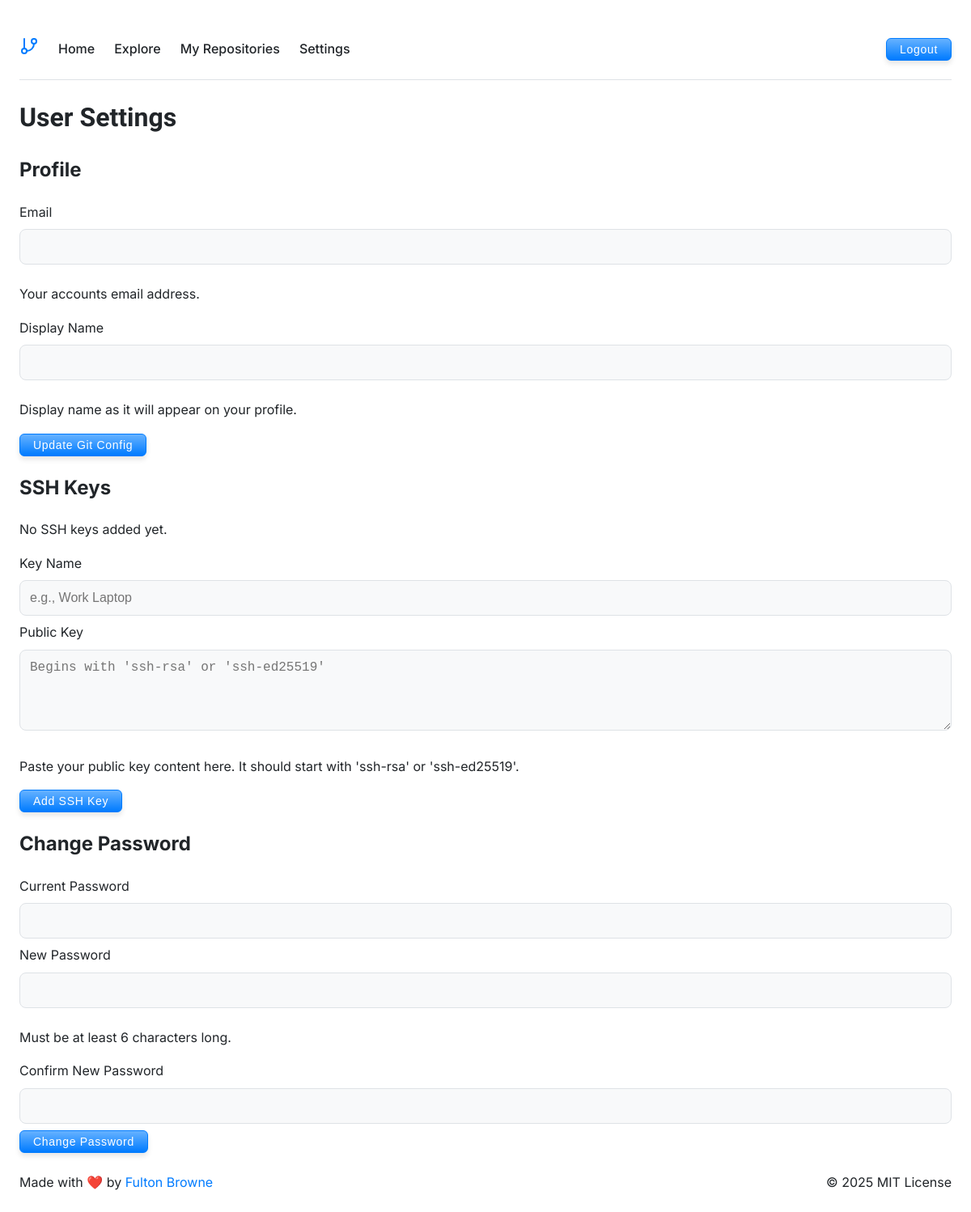
The page /user_settings.php (signed in) on the database as committed earlier.
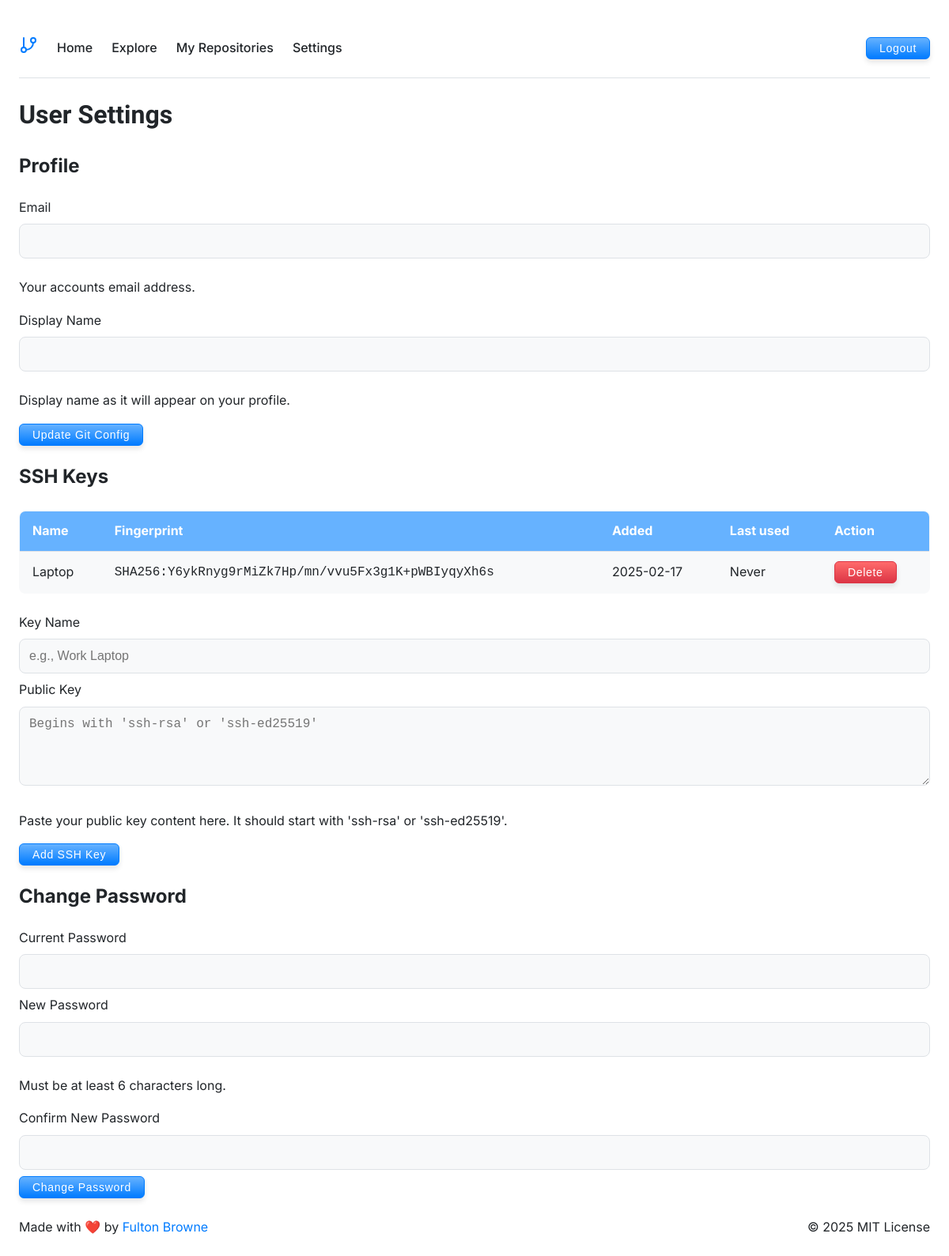
The same page on the database as committed later.
### tables this page shows
CREATE TABLE ssh_keys (
            id INTEGER PRIMARY KEY AUTOINCREMENT,
            user_id INTEGER NOT NULL,
            name TEXT NOT NULL,
            public_key TEXT NOT NULL,
            fingerprint TEXT NOT NULL,
            created_at DATETIME DEFAULT CURRENT_TIMESTAMP,
            last_used_at DATETIME,
            FOREIGN KEY (user_id) REFERENCES users(id),
            UNIQUE(user_id, fingerprint)
        );

### includes/auth.php (called while the page is built, shortened)
<?php
function isLoggedIn() {
    return isset($_SESSION['user_id']);
}

### user_settings.php (the view, shortened to what this page needs)
<?php
require_once 'includes/auth.php';
$db = Database::getInstance();
$stmt = $db->prepare('
    SELECT username, git_email, git_name
    FROM users
    WHERE id = :user_id
');
$stmt->bindValue(':user_id', $_SESSION['user_id'], SQLITE3_INTEGER);
$user = $stmt->execute()->fetchArray(SQLITE3_ASSOC);
$stmt = $db->prepare('
    SELECT id, name, fingerprint, created_at, last_used_at
    FROM ssh_keys
    WHERE user_id = :user_id
    ORDER BY created_at DESC
');
$stmt->bindValue(':user_id', $_SESSION['user_id'], SQLITE3_INTEGER);
$result = $stmt->execute();
$sshKeys = [];
while ($row = $result->fetchArray(SQLITE3_ASSOC)) {
    $sshKeys[] = $row;
}
?>
<!DOCTYPE html>
<html>
<head>
    <link rel="stylesheet" href="style.css">
</head>
<body>
    <?php include 'includes/header.php'; ?>
    <div class="settings-container">
        <h1>User Settings</h1>
        <section class="settings-section">
            <h2>Profile</h2>
            <form method="post" class="settings-form">
                <div class="form-group">
                    <label for="git_email">Email</label>
                    <input type="email" name="git_email" id="git_email"
                           value="<?php echo htmlspecialchars($user['git_email'] ?? ''); ?>" required>
                    <p class="help-text">
                        Your accounts email address.
                    </p>
                </div>
                <div class="form-group">
                    <label for="git_name">Display Name</label>
                    <input type="text" name="git_name" id="git_name"
                           value="<?php echo htmlspecialchars($user['git_name'] ?? ''); ?>" required>
                    <p class="help-text">
                        Display name as it will appear on your profile.
                    </p>
                </div>
                <button type="submit" class="btn-primary">Update Git Config</button>
            </form>
        </section>
        <section class="settings-section">
            <h2>SSH Keys</h2>
            <div class="ssh-keys-list">
                <?php if (!empty($sshKeys)): ?>
                    <table class="ssh-keys-table">
                        <thead>
                            <tr>
                                <th>Name</th>
                                <th>Fingerprint</th>
                                <th>Added</th>
                                <th>Last used</th>
                                <th>Action</th>
                            </tr>
                        </thead>
                        <tbody>
                            <?php foreach ($sshKeys as $key): ?>
                                <tr>
                                    <td><?php echo htmlspecialchars($key['name']); ?></td>
                                    <td><code><?php echo htmlspecialchars($key['fingerprint']); ?></code></td>
                                    <td><?php echo date('Y-m-d', strtotime($key['created_at'])); ?></td>
                                    <td>
                                        <?php
                                        echo $key['last_used_at']
                                            ? date('Y-m-d', strtotime($key['last_used_at']))
                                            : 'Never';
                                        ?>
                                    </td>
                                    <td>
                                        <form method="post" style="display: inline;">
                                            <button type="submit" class="btn-danger btn-small"
                                                    onclick="return confirm('Are you sure you want to delete this SSH key?')">
                                                Delete
                                            </button>
                                        </form>
                                    </td>
                                </tr>
                            <?php endforeach; ?>
                        </tbody>
                    </table>
                <?php else: ?>
                    <p>No SSH keys added yet.</p>
                <?php endif; ?>
            </div>
            <form method="post" class="settings-form add-ssh-key">
                <div class="form-group">
                    <label for="key_name">Key Name</label>
                    <input type="text" name="key_name" id="key_name" required
                           placeholder="e.g., Work Laptop">
                </div>
                <div class="form-group">
                    <label for="public_key">Public Key</label>
                    <textarea name="public_key" id="public_key" required
                              placeholder="Begins with 'ssh-rsa' or 'ssh-ed25519'"></textarea>
                    <p class="help-text">
                        Paste your public key content here. It should start with 'ssh-rsa' or 'ssh-ed25519'.
                    </p>
                </div>
                <button type="submit" class="btn-primary">Add SSH Key</button>
            </form>
        </section>
        <section class="settings-section">
            <h2>Change Password</h2>
            <form method="post" class="settings-form">
                <div class="form-group">
                    <label for="current_password">Current Password</label>
                    <input type="password" name="current_password" id="current_password" required>
                </div>
                <div class="form-group">
                    <label for="new_password">New Password</label>
                    <input type="password" name="new_password" id="new_password" required
                            minlength="6">
                    <p class="help-text">
                        Must be at least 6 characters long.
                    </p>
                </div>
                <div class="form-group">
                    <label for="confirm_password">Confirm New Password</label>
                    <input type="password" name="confirm_password" id="confirm_password" required>
                </div>
                <button type="submit" class="btn-primary">Change Password</button>
            </form>
        </section>
    </div>
    <?php include 'includes/footer.php'; ?>
</body>
</html>

### includes/header.php (shortened to what this page needs)
<header class="main-header">
        <div class="logo">
            <a href="index.php">
                </a>
        </div>
        <nav class="main-nav">
            <a href="index.php">Home</a></li>
            <a href="explore.php">Explore</a>
                <?php if (isLoggedIn()): ?>
                    <a href="dashboard.php">My Repositories</a>
                    <a href="user_settings.php">Settings</a>
                <?php endif; ?>
        </nav>
            <?php if (isLoggedIn()): ?>
                <form method="post" class="logout-form">
                    <button class="btn-primary" type="submit">Logout</button>
                </form>
            <?php endif; ?>
</header>

### includes/footer.php
<footer>
    <div>
        Made with ❤️ by <a href="https://fulton.software"> Fulton Browne</a>
    </div>
    <div>
        © <?php echo date('Y'); ?> MIT License
    </div>
</footer>

### style.css (style rules this page uses)
@media (prefers-color-scheme: light) { :root { --background: #ffffff; --surface: #f8f9fa; --text: #212529; --white-text: #ffffff; --accent: #007bff; --light-accent: #66b2ff; --muted: #6c757d; --border: #dee2e6; } }
* { box-sizing: border-box; }
body { margin: 0 auto; padding: 24px; background-color: var(--background); color: var(--text); font-family: "Inter", sans-serif; line-height: 1.6; font-size: 16px; max-width: 1200px; }
h1 { font-family: "Judson", serif; }
h1, h2, h3, h4, h5, h6 { color: var(--highlight); margin-bottom: 20px; }
a { color: var(--accent); text-decoration: none; transition: color 0.3s ease; }
header { display: flex; align-items: center; padding: 12px 0; border-bottom: 1px solid var(--border); }
nav { display: flex; align-items: center; padding: 12px 0; }
nav a { color: var(--text); text-decoration: none; margin-left: 24px; font-weight: 500; }
.btn-primary { display: inline-flex; align-items: center; justify-content: center; white-space: nowrap; border-radius: 0.375rem; font-size: 0.875rem; font-weight: 500; transition: all 0.3s ease; outline: none; ring-offset-color: white; box-shadow: 0 0 0 2px var(--accent); ring-offset-width: 2px; background: linear-gradient( to top, var(--accent), var(--light-accent) ); border: 1px solid #007bff; color: white; padding: 0.5rem 1rem; height: 1.75rem; letter-spacing: 0.05em; box-shadow: 0 4px 6px rgba(0, 0, 0, 0.1); }
input[type="text"], input[type="email"], input[type="password"], textarea { width: 100%; padding: 12px; margin: 8px 0; border: 1px solid var(--border); border-radius: 8px; background-color: var(--surface); color: var(--text); font-size: 16px; transition: border-color 0.3s ease, box-shadow 0.3s ease; }
textarea { resize: vertical; min-height: 100px; }
.btn-danger { display: inline-flex; align-items: center; justify-content: center; white-space: nowrap; border-radius: 0.375rem; font-size: 0.875rem; font-weight: 500; transition: all 0.3s ease; outline: none; ring-offset-color: white; box-shadow: 0 0 0 2px #dc3545; ring-offset-width: 2px; background: linear-gradient( to top, #dc3545, #ff6b6b ); border: 1px solid #dc3545; color: white; padding: 0.5rem 1rem; height: 1.75rem; letter-spacing: 0.05em; box-shadow: 0 4px 6px rgba(0, 0, 0, 0.1); }
table { width: 100%; border-collapse: collapse; margin: 24px 0; background-color: var(--surface); border: 1px solid var(--border); border-radius: 8px; overflow: hidden; }
th, td { padding: 12px 16px; text-align: left; border-bottom: 1px solid var(--border); }
th { background-color: var(--light-accent); color: var(--white-text); font-weight: 700; }
td { color: var(--text); }
footer { padding-top: 24px; display: flex; justify-content: space-between; }

Rows that differ between the two databases and show on the page:
added ssh_keys: name "Laptop", fingerprint "SHA256:Y6ykRnyg9rMiZk7Hp/mn/vvu5Fx3g1K+pWBIyqyXh6s", created_at "2025-02-17", shows "Never"
Other text that changed with them:
text no longer shown: "No SSH keys added yet."
text now shown: "Name Fingerprint Added Last used Action"
